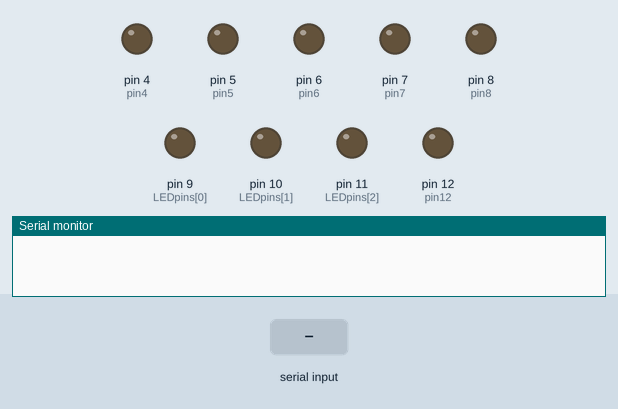
Simulated run of this sketch. Board: Arduino Uno, built with avr-gcc and run on an emulated ATmega328P. On the bench: output pins drawn as LEDs (lit = HIGH), the last lines printed to the serial monitor. The inputs (shaded band) are chosen by the test bench.

Above: at 1.2 s.
1.3 s: "E" received over Serial
At 1.6 s:
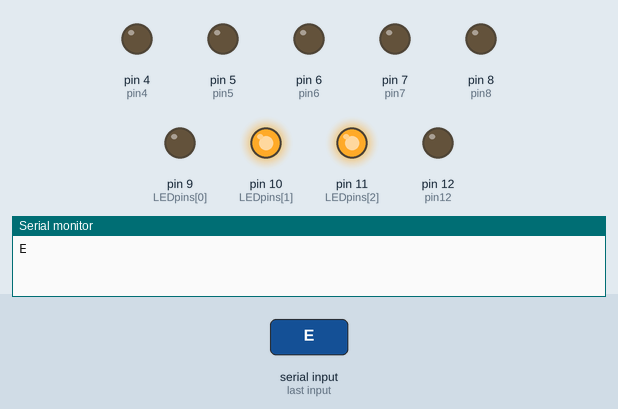
2.8 s: "R" received over Serial
At 3.9 s:
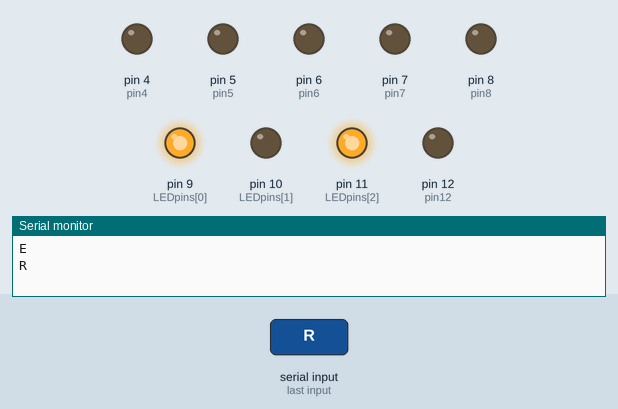
4.3 s: "0" received over Serial
At 5.1 s:
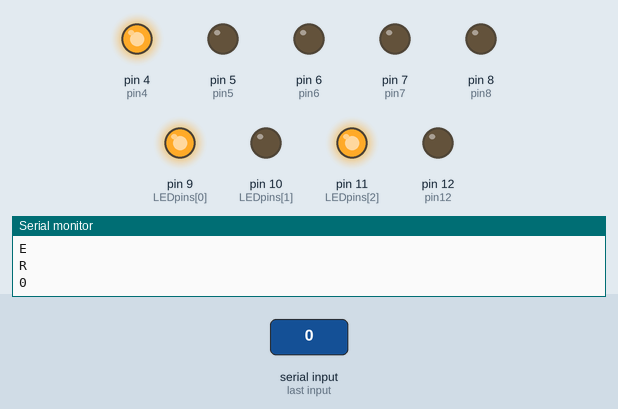
5.8 s: "1" received over Serial
At 6.2 s:
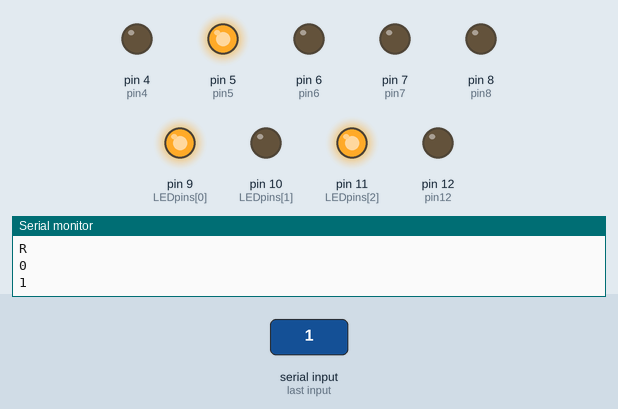
7.3 s: "2" received over Serial
At 8.5 s:
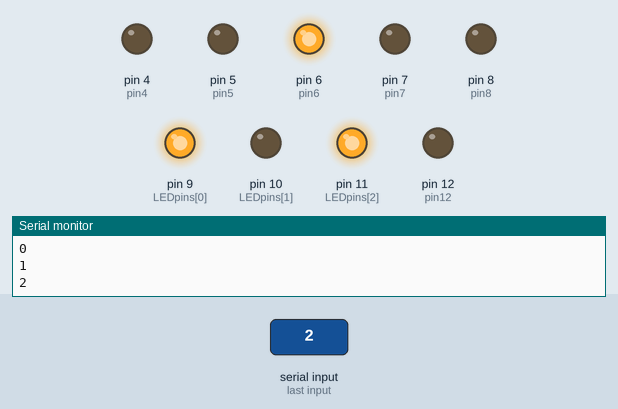
8.8 s: "3" received over Serial
At 9.7 s:
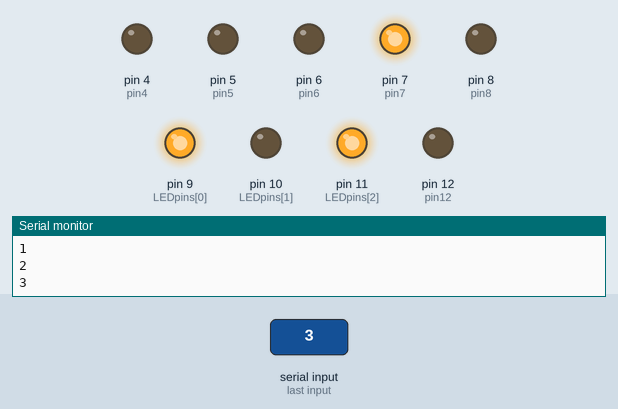
Timing chart, 0 to 11.3 s (numbered marks = the images above; inputs shaded):
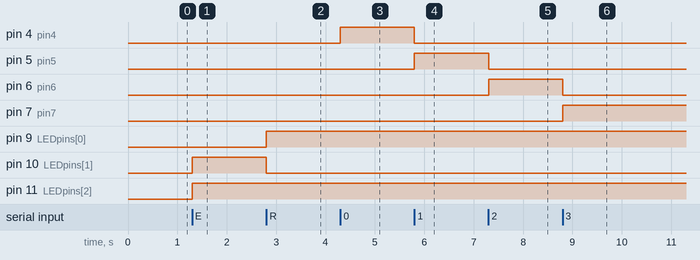

The sketch:

GUI5.ino
```cpp
const int pin4 = 4;
const int pin5 = 5;
const int pin6 = 6;
const int pin7 = 7;
const int pin8 = 8;
const int pin12 = 12;

int pin4State = 0;
int pin5State = 0;
int pin6State = 0;
int pin7State = 0;
int pin8State = 0;
int pin12State = 0;

int LEDpins[3] = { 9, 10, 11 };                    //pins used for LED control (RGB) - MUST BE PWM PINS
int redState = 0;
int greenState = 255;
int blueState = 0;

void setup() {
  // Set all pins as output
  pinMode(pin4, OUTPUT);
  pinMode(pin5, OUTPUT);
  pinMode(pin6, OUTPUT);
  pinMode(pin7, OUTPUT);
  pinMode(pin8, OUTPUT);
  pinMode(pin12, OUTPUT);

  // Set all pins to low (off)
  digitalWrite(pin4, LOW);
  digitalWrite(pin5, LOW);
  digitalWrite(pin6, LOW);
  digitalWrite(pin7, LOW);
  digitalWrite(pin8, LOW);
  digitalWrite(pin12, LOW);

  // Set up serial communication
  Serial.begin(9600);
}

void setLEDColour(int redLED, int greenLED, int blueLED) {
  //ensure the value between 0&255 and inverts as common annode
  redLED = 255 - constrain(redLED, 0, 255);
  greenLED = 255 - constrain(greenLED, 0, 255);
  blueLED = 255 - constrain(blueLED, 0, 255);

  //writes the values to the led
  analogWrite(LEDpins[0], redLED);
  analogWrite(LEDpins[1], greenLED);
  analogWrite(LEDpins[2], blueLED);

  //Serial.println("LED COLOUR SET");
}

void loop() {
  // Check for incoming data
  if (Serial.available() > 0) {
    // Read incoming data
    char inByte = Serial.read();
    Serial.println(inByte);

    // Emergency stop command
    if (inByte == 'E') {
      digitalWrite(pin4, LOW);
      digitalWrite(pin5, LOW);
      digitalWrite(pin6, LOW);
      digitalWrite(pin7, LOW);
      digitalWrite(pin8, LOW);
      digitalWrite(pin12, LOW);
      setLEDColour(255,0,0);
    }
    // Resume commmand
    else if (inByte == 'R') {
      digitalWrite(pin4, pin4State);
      digitalWrite(pin5, pin5State);
      digitalWrite(pin6, pin6State);
      digitalWrite(pin7, pin7State);
      digitalWrite(pin8, pin8State);
      digitalWrite(pin12, pin12State);
      setLEDColour(redState,greenState,blueState);
    }
    // Pin 4 command
    else if (inByte == '0') {
      digitalWrite(pin4, HIGH);
      digitalWrite(pin5, LOW);
      digitalWrite(pin6, LOW);
      digitalWrite(pin7, LOW);
      digitalWrite(pin8, LOW);
      digitalWrite(pin12, LOW);

      pin4State = 1;
      pin5State = 0;
      pin6State = 0;
      pin7State = 0;
      pin8State = 0;
      pin12State = 0;

    }
    // Pin 5 command
    else if (inByte == '1') {
      digitalWrite(pin4, LOW);
      digitalWrite(pin5, HIGH);
      digitalWrite(pin6, LOW);
      digitalWrite(pin7, LOW);
      digitalWrite(pin8, LOW);
      digitalWrite(pin12, LOW);

      pin4State = 0;
      pin5State = 1;
      pin6State = 0;
      pin7State = 0;
      pin8State = 0;
      pin12State = 0;
    }
    // Pin 6 command
    else if (inByte == '2') {
      digitalWrite(pin4, LOW);
      digitalWrite(pin5, LOW);
      digitalWrite(pin6, HIGH);
      digitalWrite(pin7, LOW);
      digitalWrite(pin8, LOW);
      digitalWrite(pin12, LOW);

      pin4State = 0;
      pin5State = 0;
      pin6State = 1;
      pin7State = 0;
      pin8State = 0;
      pin12State = 0;
    }
    // Pin 7 command
    else if (inByte == '3') {
      digitalWrite(pin4, LOW);
      digitalWrite(pin5, LOW);
      digitalWrite(pin6, LOW);
      digitalWrite(pin7, HIGH);
      digitalWrite(pin8, LOW);
      digitalWrite(pin12, LOW);

      pin4State = 0;
      pin5State = 0;
      pin6State = 0;
      pin7State = 1;
      pin8State = 0;
      pin12State = 0;
    }
    // Pin 8 command
    else if (inByte == '4') {
      digitalWrite(pin4, LOW);
      digitalWrite(pin5, LOW);
      digitalWrite(pin6, LOW);
      digitalWrite(pin7, LOW);
      digitalWrite(pin8, HIGH);
      digitalWrite(pin12, LOW);

      pin4State = 0;
      pin5State = 0;
      pin6State = 0;
      pin7State = 0;
      pin8State = 1;
      pin12State = 0;
    }
    // Pin 12 command
    else if (inByte == '5') {
      digitalWrite(pin4, LOW);
      digitalWrite(pin5, LOW);
      digitalWrite(pin6, LOW);
      digitalWrite(pin7, LOW);
      digitalWrite(pin8, LOW);
      digitalWrite(pin12, HIGH);

      pin4State = 0;
      pin5State = 0;
      pin6State = 0;
      pin7State = 0;
      pin8State = 0;
      pin12State = 1;
    }
  }
}
```

Measured:
- after the input at 1.3 s, pin 10 (LEDpins[1]), pin 11 (LEDpins[2]): LOW → HIGH at once
- after the input at 2.8 s, pin 9 (LEDpins[0]): LOW → HIGH at once; pin 10 (LEDpins[1]): HIGH → LOW at once
- after the input at 4.3 s, pin 4 (pin4): LOW → HIGH at once
- after the input at 5.8 s, pin 4 (pin4): HIGH → LOW at once; pin 5 (pin5): LOW → HIGH at once
- after the input at 7.3 s, pin 5 (pin5): HIGH → LOW at once; pin 6 (pin6): LOW → HIGH at once
- after the input at 8.8 s, pin 6 (pin6): HIGH → LOW at once; pin 7 (pin7): LOW → HIGH at once
